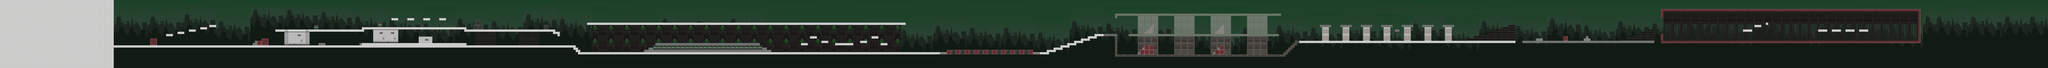

Below is a game level as drawn by its tile map, then a one-line description and the .tmx that defines it (tile-layer data replaced by summaries):
An orthogonal 900x30 tile map with 32x32 px tiles, 2 tile layers (Fondo, Suelo) and 159 objects (13x Spawn, 7x Punt, 6x Arma, 4x Vida, 3x Granada, ...).

<map version="1.0" orientation="orthogonal" renderorder="right-down" width="900" height="30" tilewidth="32" tileheight="32" nextobjectid="173">
 <tileset firstgid="1" name="tiles" tilewidth="32" tileheight="32" tilecount="1219" columns="53">
  <image source="../img/tiles.png" width="1700" height="736" />
 </tileset>
 <layer name="Fondo" width="900" height="30">
  <data>[27000 cells, 27000 non-empty, 346 distinct tile ids]</data>
 </layer>
 <layer name="Suelo" width="900" height="30">
  <data>[27000 cells, 5747 non-empty, 227 distinct tile ids]</data>
 </layer>
 <objectgroup name="Colisiones">
  <object id="1" x="1602" y="640" width="6492" height="30" />
  <object id="2" x="2112" y="543" width="94" height="96" />
  <object id="3" x="2337" y="478" width="93" height="33" />
  <object id="4" x="2498" y="448" width="92" height="30" />
  <object id="5" x="2655" y="416" width="95" height="31" />
  <object id="6" x="2817" y="383" width="93" height="31" />
  <object id="7" x="2943" y="352" width="95" height="31" />
  <object id="8" name="Punt" x="2976" y="321" width="32" height="30" />
  <object id="9" name="Spawn" x="3328" y="573.667" width="33" height="33" />
  <object id="10" x="3552" y="608" width="31" height="30" />
  <object id="11" x="3583" y="574" width="31" height="32" />
  <object id="12" x="3615" y="575" width="63" height="64" />
  <object id="13" x="3680" y="543" width="95" height="96" />
  <object id="14" x="3872" y="416" width="1248" height="30.6667" />
  <object id="16" x="4414.67" y="352" width="62.6667" height="64" />
  <object id="17" x="4480" y="608" width="93.3333" height="32" />
  <object id="18" x="5089.33" y="382.667" width="1470.67" height="30.6667" />
  <object id="19" x="5056" y="608" width="1504" height="30.6667" />
  <object id="20" x="5889.33" y="510.667" width="190.667" height="96" />
  <object id="21" x="5313.33" y="318.667" width="61.3333" height="64" />
  <object id="22" x="5505.33" y="256" width="94.6667" height="30.6667" />
  <object id="23" x="5728" y="254.667" width="96" height="30.6667" />
  <object id="24" x="5952" y="253.333" width="93.3333" height="32" />
  <object id="25" x="6176" y="256" width="96" height="30.6667" />
  <object id="26" x="6529.33" y="416" width="1276" height="32" />
  <object id="27" x="6656" y="350.667" width="41.3333" height="65.3333" />
  <object id="28" x="6689.33" y="286.667" width="61.3333" height="64" />
  <object id="29" x="6742.67" y="350.667" width="40" height="64" />
  <object id="30" x="7650.67" y="352" width="61.3333" height="62.6667" />
  <object id="31" x="7776" y="448" width="94.6667" height="29.3333" />
  <object id="32" x="7840" y="477.333" width="30.6667" height="32" />
  <object id="34" name="Spawn" x="4960" y="356.727" width="30.6667" height="30.6667" />
  <object id="36" name="Punt" x="6337" y="127" width="30.6667" height="32" />
  <object id="37" name="Spawn" x="6432" y="558.788" width="32" height="28" />
  <object id="39" name="Spawn" x="7582.67" y="586.425" width="34.6667" height="28" />
  <object id="40" x="8064" y="672" width="62" height="30" />
  <object id="41" x="8096" y="705" width="62" height="30" />
  <object id="42" x="8128" y="736" width="5181" height="31" />
  <object id="43" x="8256" y="318" width="4479" height="32" />
  <object id="44" x="9057" y="702" width="72" height="34" />
  <object id="45" x="9121" y="672" width="73" height="30" />
  <object id="46" x="9185" y="639" width="49" height="32" />
  <object id="47" x="9217" y="607" width="1471" height="32" />
  <object id="48" x="10673" y="640" width="47" height="31" />
  <object id="49" x="10704" y="671" width="79" height="32" />
  <object id="50" x="10770" y="705" width="77" height="30" />
  <object id="51" x="11265" y="608" width="93" height="31" />
  <object id="52" x="11394" y="512" width="94" height="32" />
  <object id="53" x="11553" y="575" width="95" height="32" />
  <object id="54" x="11744" y="607" width="256" height="34" />
  <object id="55" x="12096" y="576" width="97" height="30" />
  <object id="56" x="12256" y="511" width="95" height="33" />
  <object id="57" x="12385" y="608" width="94" height="30" />
  <object id="58" name="Spawn" x="10276" y="541.636" width="31" height="29" />
  <object id="60" name="Punt" x="12289" y="479" width="32" height="32" />
  <object id="61" name="Spawn" x="13040.6" y="683.788" width="30" height="31" />
  <object id="64" x="13314" y="704" width="1214" height="64" />
  <object id="65" name="Spawn" x="14248.1" y="653.818" width="28" height="32" />
  <object id="66" x="14528" y="736" width="224" height="31" />
  <object id="67" x="14721" y="703" width="126" height="31" />
  <object id="68" x="14817" y="671" width="127" height="32" />
  <object id="69" x="14913" y="640" width="127" height="32" />
  <object id="70" x="15009" y="606" width="125" height="34" />
  <object id="71" x="15105" y="575" width="125" height="33" />
  <object id="72" x="15202" y="543" width="126" height="33" />
  <object id="73" x="15297" y="511" width="125" height="32" />
  <object id="74" x="15393" y="478" width="318" height="34" />
  <object id="75" x="15680" y="514" width="30" height="256" />
  <object id="76" x="15681" y="224" width="31" height="33" />
  <object id="77" x="15681" y="191" width="2333" height="33" />
  <object id="78" x="15680" y="769" width="2400" height="29" />
  <object id="79" x="15873" y="480" width="2110" height="32" />
  <object id="80" name="Spawn" x="16576" y="431.151" width="33.3333" height="30.6667" />
  <object id="83" name="Spawn" x="17871.3" y="726.848" width="29.3333" height="33.3333" />
  <object id="84" x="16096" y="446.667" width="45.3333" height="33.3333" />
  <object id="85" x="16129.3" y="416" width="44" height="29.3333" />
  <object id="86" x="16161.3" y="384" width="34.6667" height="30.6667" />
  <object id="87" x="16194.7" y="353.333" width="28" height="125.333" />
  <object id="88" x="17185.3" y="353.333" width="28" height="126.667" />
  <object id="89" x="17154.7" y="385.333" width="29.3333" height="94.6667" />
  <object id="90" x="17121.3" y="418.667" width="32" height="61.3333" />
  <object id="91" x="17089.3" y="452" width="30.6667" height="26.6667" />
  <object id="92" x="16096" y="641.333" width="125.333" height="128" />
  <object id="93" x="16065.3" y="676" width="30.6667" height="25.3333" />
  <object id="94" x="16030.7" y="704" width="65.3333" height="65.3333" />
  <object id="95" x="16001.3" y="740" width="28" height="26.6667" />
  <object id="96" x="17153.3" y="640" width="64" height="129.333" />
  <object id="97" x="17120" y="670.667" width="32" height="32" />
  <object id="98" x="17088" y="700" width="65.3333" height="70.6667" />
  <object id="99" x="17057.3" y="736" width="30.6667" height="33.3333" />
  <object id="100" name="Punt" x="17056" y="545.333" width="32" height="30.6667" />
  <object id="101" x="18049.3" y="738.667" width="62.6667" height="26.6667" />
  <object id="102" x="18080" y="704" width="62.6667" height="30.6667" />
  <object id="103" x="18112" y="672" width="64" height="30.6667" />
  <object id="104" x="18146.7" y="638.667" width="58.6667" height="32" />
  <object id="105" x="18178.7" y="608" width="61.3333" height="29.3333" />
  <object id="106" x="18210.7" y="574.667" width="2473.33" height="30.6667" />
  <object id="107" x="18561.3" y="350.667" width="156" height="32" />
  <object id="108" x="18848" y="354.667" width="157.333" height="28" />
  <object id="109" x="19136" y="350.667" width="158.667" height="30.6667" />
  <object id="110" x="19424" y="350.667" width="158.667" height="32" />
  </objectgroup>
</map>
<!-- 58 of 159 objects omitted -->
